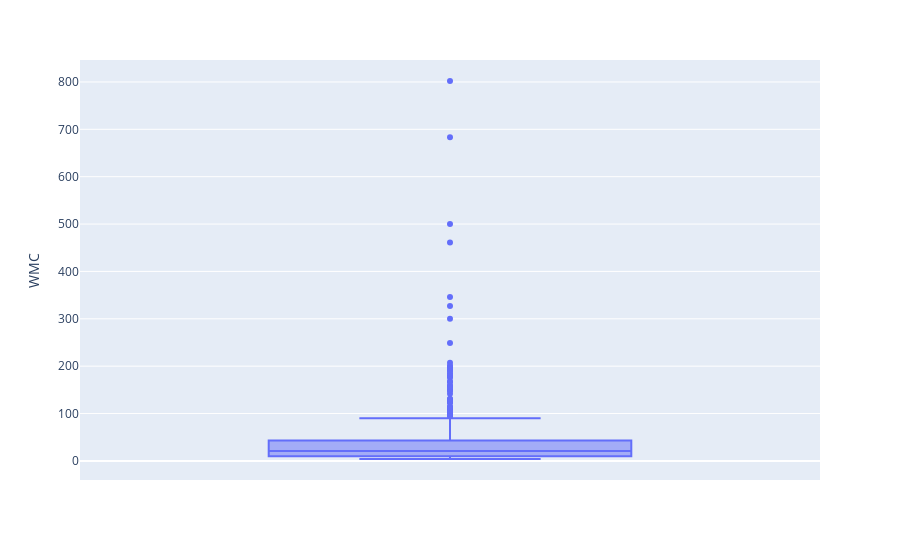

The code cell stored with this chart in its notebook:
### Code cell
fig = px.box(df.reset_index(), y='WMC', hover_data=['class'])
fig.show()

### Figure 1 — Plotly figure (JSON) as saved in the notebook; plotly's stock layout.template omitted (floating-point values rounded to 4 significant figures; data arrays with more than 128 entries replaced by an {"elided": "..."} marker saying what was removed)
{"data": [{"alignmentgroup": "True", "customdata": {"elided": "632x1 str values"}, "hovertemplate": "WMC=%{y}<br>class=%{customdata[0]}<extra></extra>", "legendgroup": "", "marker": {"color": "#636efa"}, "name": "", "notched": false, "offsetgroup": "", "orientation": "v", "showlegend": false, "type": "box", "x0": " ", "xaxis": "x", "y": {"elided": "632 int values"}, "y0": " ", "yaxis": "y"}], "layout": {"autosize": true, "boxmode": "group", "legend": {"tracegroupgap": 0}, "margin": {"t": 60}, "xaxis": {"anchor": "y", "autorange": true, "domain": [0, 1], "range": [-0.5, 0.5], "type": "category"}, "yaxis": {"anchor": "x", "autorange": true, "domain": [0, 1], "range": [-40.33, 846.3], "title": {"text": "WMC"}, "type": "linear"}}}
